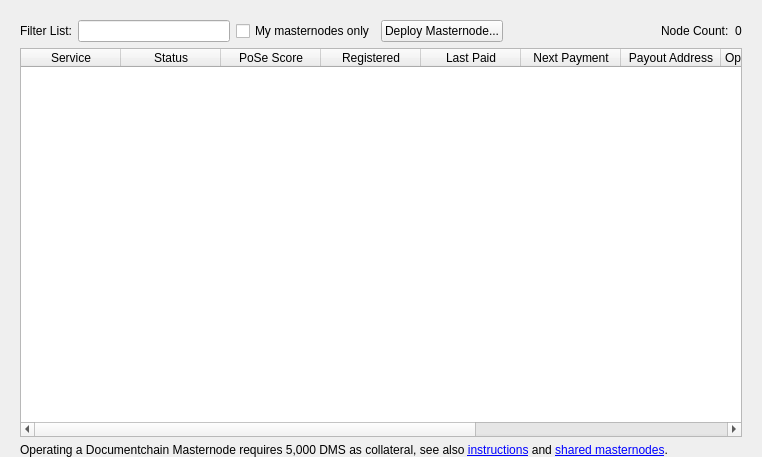
<?xml version="1.0" encoding="UTF-8"?>
<ui version="4.0">
 <class>MasternodeList</class>
 <widget class="QWidget" name="MasternodeList">
  <property name="geometry">
   <rect>
    <x>0</x>
    <y>0</y>
    <width>762</width>
    <height>457</height>
   </rect>
  </property>
  <property name="windowTitle">
   <string>Form</string>
  </property>
  <layout class="QVBoxLayout" name="topLayout">
   <property name="leftMargin">
    <number>20</number>
   </property>
   <property name="topMargin">
    <number>0</number>
   </property>
   <property name="rightMargin">
    <number>20</number>
   </property>
   <property name="bottomMargin">
    <number>0</number>
   </property>
   <item>
    <layout class="QVBoxLayout" name="verticalLayout">
     <property name="bottomMargin">
      <number>0</number>
     </property>
     <item>
      <spacer name="horizontalSpacer0">
       <property name="orientation">
        <enum>Qt::Horizontal</enum>
       </property>
       <property name="sizeHint" stdset="0">
        <size>
         <width>40</width>
         <height>20</height>
        </size>
       </property>
      </spacer>
     </item>
     <item>
      <layout class="QGridLayout" name="gridLayout_3">
       <item row="0" column="0">
        <layout class="QHBoxLayout" name="horizontalLayout_4">
         <property name="bottomMargin">
          <number>0</number>
         </property>
         <item>
          <widget class="QLabel" name="label_filter_2">
           <property name="text">
            <string>Filter List:</string>
           </property>
          </widget>
         </item>
         <item>
          <widget class="QLineEdit" name="filterLineEditDIP3">
           <property name="toolTip">
            <string>Filter masternode list</string>
           </property>
          </widget>
         </item>
         <item>
          <widget class="QCheckBox" name="checkBoxMyMasternodesOnly">
           <property name="toolTip">
            <string>Show only masternodes this wallet has keys for.</string>
           </property>
           <property name="text">
            <string>My masternodes only</string>
           </property>
          </widget>
         </item>
         <item>
          <widget class="QPushButton" name="pushButtonMasternodeAdd">
           <property name="styleSheet">
            <string notr="true"/>
           </property>
           <property name="text">
            <string>Deploy Masternode...</string>
           </property>
           <property name="autoDefault">
            <bool>false</bool>
           </property>
          </widget>
         </item>
         <item>
          <spacer name="horizontalSpacer_4">
           <property name="orientation">
            <enum>Qt::Horizontal</enum>
           </property>
           <property name="sizeHint" stdset="0">
            <size>
             <width>10</width>
             <height>20</height>
            </size>
           </property>
          </spacer>
         </item>
         <item>
          <widget class="QLabel" name="label_count_2">
           <property name="text">
            <string>Node Count:</string>
           </property>
          </widget>
         </item>
         <item>
          <widget class="QLabel" name="countLabelDIP3">
           <property name="text">
            <string>0</string>
           </property>
          </widget>
         </item>
        </layout>
       </item>
       <item row="1" column="0">
        <widget class="QTableWidget" name="tableWidgetMasternodesDIP3">
         <property name="editTriggers">
          <set>QAbstractItemView::NoEditTriggers</set>
         </property>
         <property name="alternatingRowColors">
          <bool>true</bool>
         </property>
         <property name="selectionMode">
          <enum>QAbstractItemView::SingleSelection</enum>
         </property>
         <property name="selectionBehavior">
          <enum>QAbstractItemView::SelectRows</enum>
         </property>
         <property name="sortingEnabled">
          <bool>true</bool>
         </property>
         <attribute name="horizontalHeaderStretchLastSection">
          <bool>true</bool>
         </attribute>
         <column>
          <property name="text">
           <string>Service</string>
          </property>
         </column>
         <column>
          <property name="text">
           <string>Status</string>
          </property>
         </column>
         <column>
          <property name="text">
           <string>PoSe Score</string>
          </property>
         </column>
         <column>
          <property name="text">
           <string>Registered</string>
          </property>
         </column>
         <column>
          <property name="text">
           <string>Last Paid</string>
          </property>
         </column>
         <column>
          <property name="text">
           <string>Next Payment</string>
          </property>
         </column>
         <column>
          <property name="text">
           <string>Payout Address</string>
          </property>
         </column>
         <column>
          <property name="text">
           <string>Operator Reward</string>
          </property>
         </column>
         <column>
          <property name="text">
           <string>Collateral Address</string>
          </property>
         </column>
         <column>
          <property name="text">
           <string>Owner Address</string>
          </property>
         </column>
         <column>
          <property name="text">
           <string>Voting Address</string>
          </property>
         </column>
        </widget>
       </item>
      </layout>
     </item>
     <item>
      <widget class="QLabel" name="label_mn_info">
       <property name="text">
        <string>Operating a Documentchain Masternode requires 5,000 DMS as collateral, see also &lt;a href=&quot;https://documentchain.org/support/masternodes/&quot;&gt;instructions&lt;/a&gt; and &lt;a href=&quot;https://documentchain.org/news/shared-masternodes/&quot;&gt;shared masternodes&lt;/a&gt;.</string>
       </property>
       <property name="wordWrap">
        <bool>true</bool>
       </property>
       <property name="openExternalLinks">
        <bool>true</bool>
       </property>
      </widget>
     </item>
    </layout>
   </item>
  </layout>
 </widget>
 <resources/>
 <connections/>
</ui>
